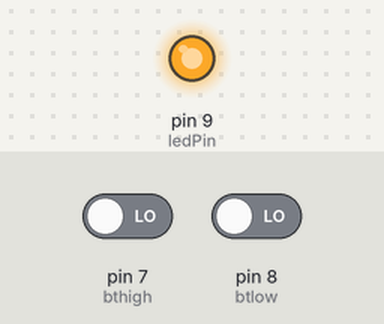
This sketch was run on a simulated Arduino Uno, built with avr-gcc and run on an emulated ATmega328P. Shown: output pins drawn as LEDs (lit = HIGH). Inputs (shaded band) come from the test bench; at power-on: pin 8 (btlow) LOW, pin 7 (bthigh) LOW.

Above: at 1.2 s.
1.3 s: pin 8 (btlow) driven HIGH
At 4.0 s:
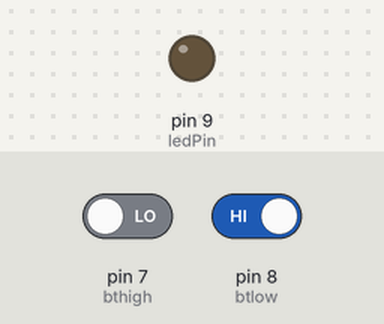
4.3 s: pin 7 (bthigh) driven HIGH
At 4.9 s:
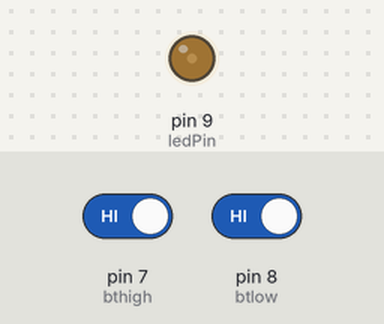
7.3 s: pin 7 (bthigh) driven LOW
At 8.1 s:
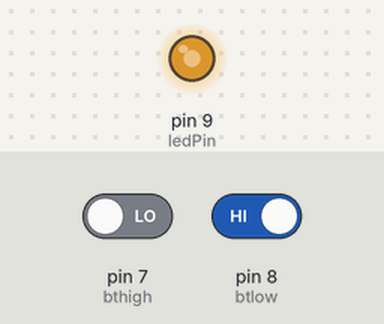
Timing chart, 0 to 10.9 s (numbered marks = the images above; inputs shaded):
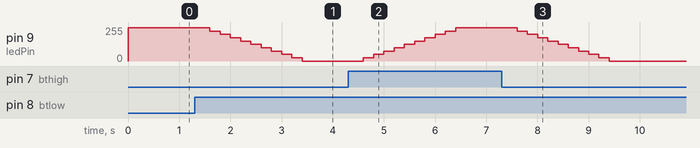

Measured:
- after the input at 1.3 s, pin 9 (ledPin): moves from 250/255 to 0/255 over 1.8 s, starting after 0.30 s
- after the input at 4.3 s, pin 9 (ledPin): moves from 0/255 to 250/255 over 1.8 s, starting after 0.30 s
- after the input at 7.3 s, pin 9 (ledPin): moves from 250/255 to 0/255 over 1.8 s, starting after 0.30 s

The sketch:

kadai5.ino
```cpp
int val = 250;
int bthigh = 7;
int btlow = 8;
int ledPin = 9;

void setup() {
  // put your setup code here, to run once:
  pinMode(bthigh,INPUT);
  pinMode(btlow,INPUT);
  pinMode(ledPin,OUTPUT);
}

void loop() {
  // put your main code here, to run repeatedly:

  int high_sw = 0;
  int low_sw = 0;

  high_sw = digitalRead(bthigh);
  low_sw  = digitalRead(btlow);
  analogWrite(ledPin,val);

    if(high_sw == HIGH){
      val = val + 25;
      if(val >= 250){
        val = 250;
      }
    }else if(low_sw ==HIGH ){
      val = val - 25;
      if(val <= 0){
        val =0;
      }
    }
    delay(200);


}
```
